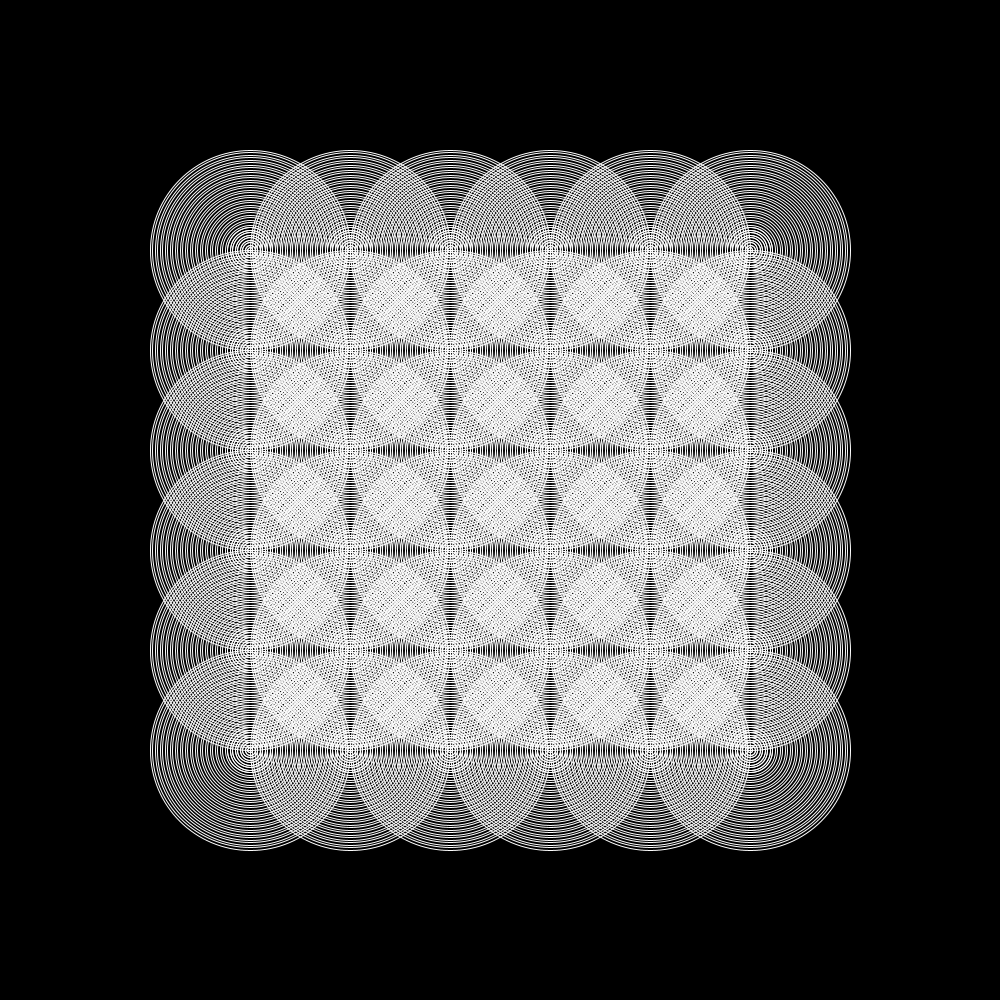
Frame 1 (no input)
Frame 60 (the mouse pressed at the canvas centre just before this capture): identical to frame 1, image omitted
Frame 120 (the mouse held since frame 60 and released just before this capture): identical to frame 1, image omitted

The Processing sketch that drew this single still picture (run headless with seeded random() and noise(); from frame 60 on, the mouse is pressed at the canvas centre):

// Processing sketch: Concentric_Circles
// ── Concentric_Circles.pde
float r = 200;
float s = 50;
float d = 5;

void setup() {
size(1000,1000);
}

void draw() {
translate(width/2,height/2);
background(0);
noFill();
stroke(255);
for(int i =-width/4;i<=width/4;i+=r/2)
{
for(int j=-height/4;j<=height/4;j+=r/2)
{
for(int k=0;k<s;k++)
{
ellipse(i,j,r-k*d,r-k*d);
}
}
  }
}
